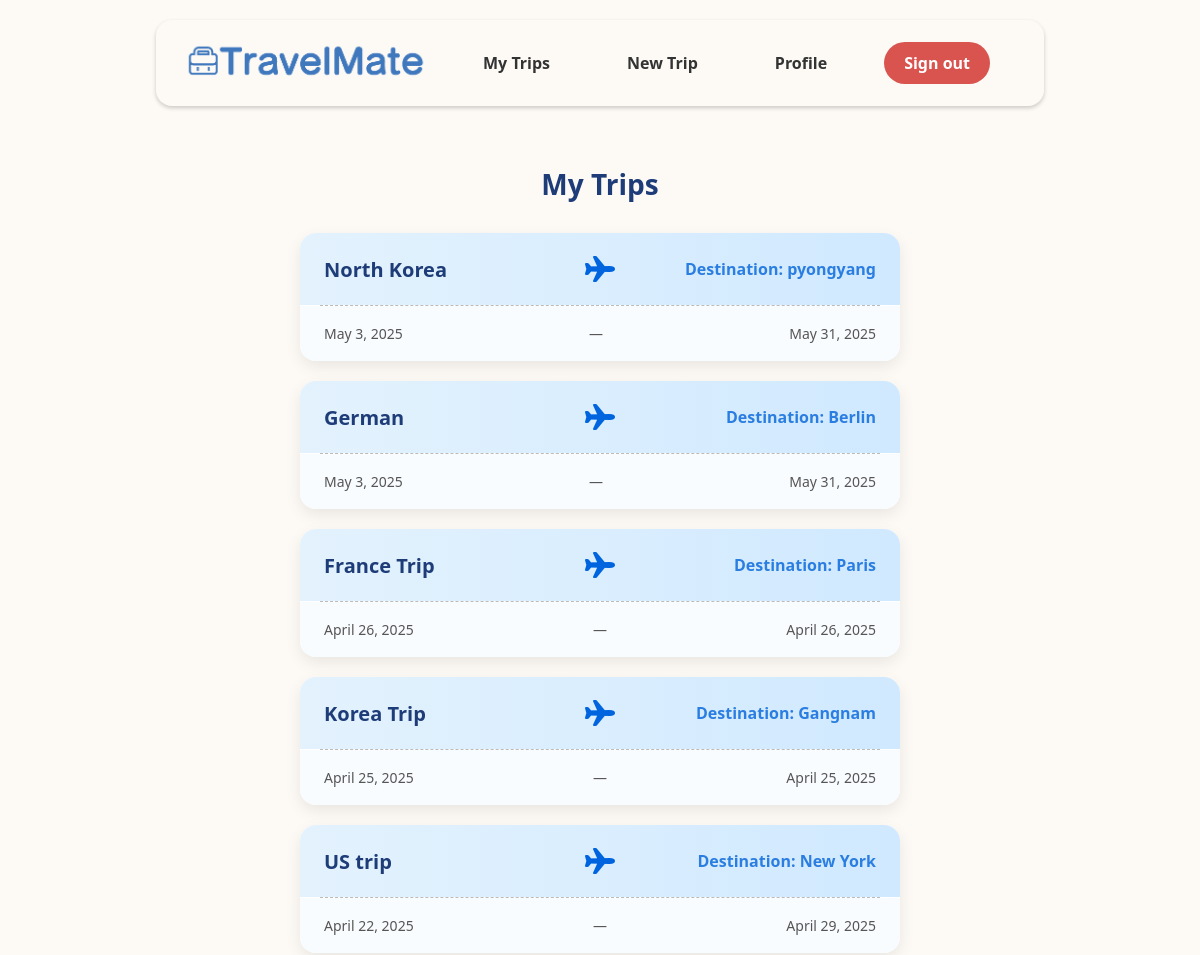
Page /trips/list/ (signed in, upper part) on the earlier database version.
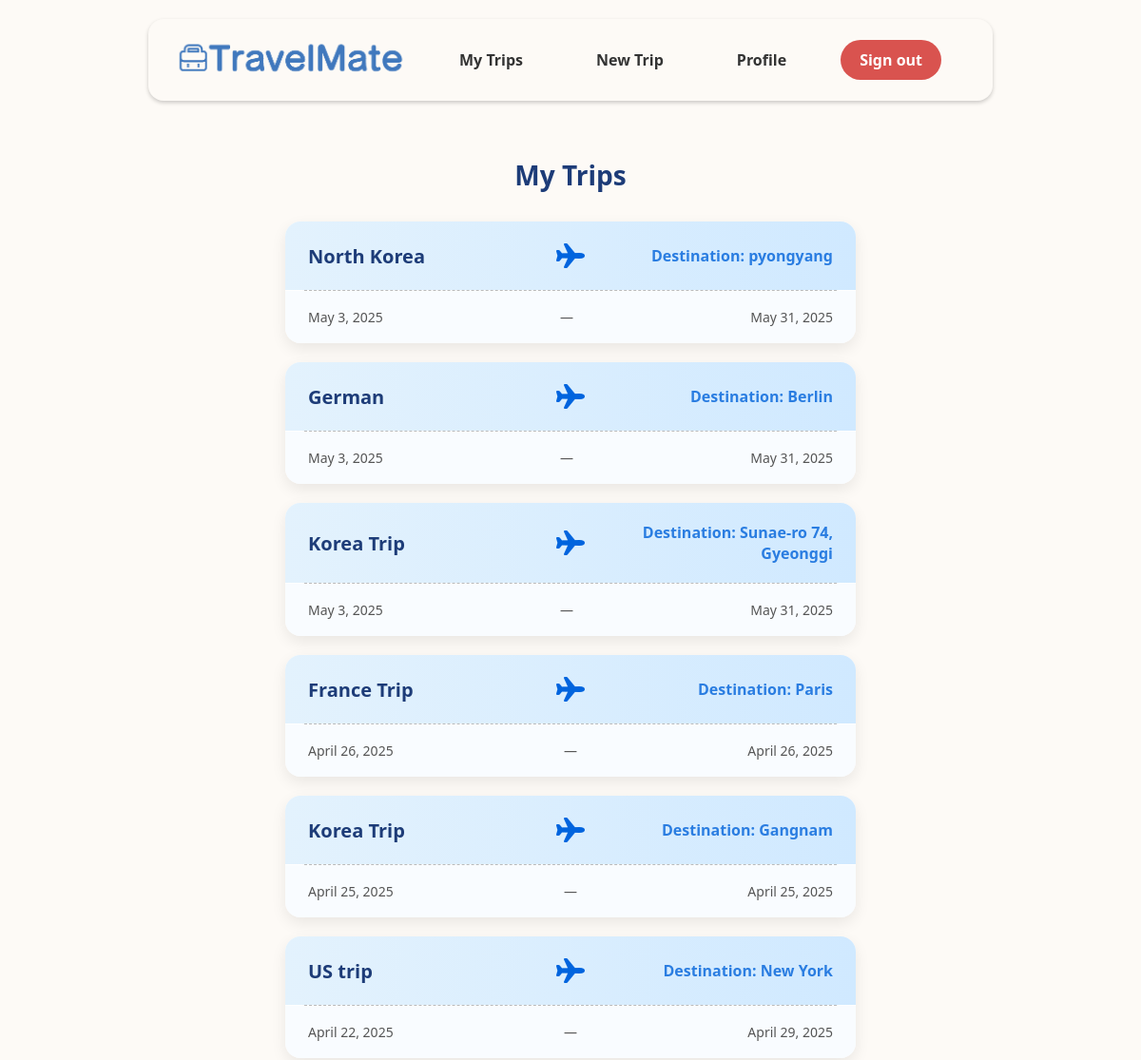
Same page on the later database version.
### trips/models.py (models this page shows, shortened)
class Trip(models.Model):
    TRIP_TYPE_CHOICES = [
        ('beach', 'Beach'),
        ('city', 'City'),
        ('hiking', 'Hiking'),
        ('business', 'Business'),
        ('snow', 'Snow / Ski'),
        ('other', 'Other'),
    ]
    user = models.ForeignKey(get_user_model(), on_delete=models.CASCADE)
    name = models.CharField(max_length=100)
    destination = models.CharField(max_length=100)
    start_date = models.DateField()
    end_date = models.DateField()
    trip_type = models.CharField(max_length=50, choices=TRIP_TYPE_CHOICES, default='other')
    manually_cleared = models.BooleanField(default=False)
    is_public = models.BooleanField(default=False)
    share_token = models.CharField(max_length=12, unique=True, blank=True, null=True)

### trips/views.py (the view)
# urls.py: path('list/', views.trip_list, name='trip_list'),
@login_required
def trip_list(request):
    trips = Trip.objects.filter(user=request.user).order_by('-start_date')
    return render(request, 'trips/trip_list.html', {'trips': trips})

### trips/templates/trips/trip_list.html (shortened to what this page needs)
{% extends 'base.html' %}
{% load static %}
{% block wrapper %}
    <div style="text-align: center; padding: 20px 0">
        <br>
        <h2 style="color: #1d3c78; margin-bottom: 30px; font-size: 28px; font-weight: 700;">My Trips</h2>
        <div class="trip-list">
            {% for trip in trips %}
                <a href="{% url 'trip_detail' trip.id %}" class="trip-card-link">
                    <div class="trip-card">
                        <div class="trip-top">
                            <div class="trip-title">{{ trip.name }}</div>
                            <div class="trip-middle">
                                <img src="{% static 'img/airplane.png' %}" alt="airplane" class="plane-icon">
                            </div>
                            <div class="trip-destination">Destination: {{ trip.destination }}</div>
                        </div>
                        <div class="trip-bottom">
                            <span>{{ trip.start_date }}</span>
                            <span>—</span>
                            <span>{{ trip.end_date }}</span>
                        </div>
                    </div>
                </a>
            {% empty %}
                <p style="font-size: 16px; color: #777;">You have no trips yet.</p>
            {% endfor %}
        </div>
    </div>
    <br>
{% endblock %}

Differences in the rows shown:
added Trip: name "Korea Trip", destination "Sunae-ro 74, Gyeonggi", start_date "May 3, 2025", end_date "May 31, 2025"
